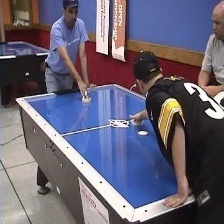
#> input picture Test/air hockey/1.jpg, 224 x 224 px
$ python preprocess.py 'Test/air hockey' 'Test/air hockey/1.jpg'
#> lines starting #> are read from the running program, lines starting #| are printed output that depends on the picture
import os
import sys
from PIL import Image

def preprocess_image(path):
    img = Image.open(path).convert("L")
    img = img.resize((28, 28))
    pixels = [float(p) / 255.0 for p in img.getdata()]
    return pixels

def find_images_recursively(root_folder):
#> called with root_folder = 'Test/air hockey'
    valid_exts = (".jpg", ".jpeg", ".png", ".bmp", ".tif", ".tiff")
    image_paths = []
    for root, _, files in os.walk(root_folder):
        for file in files:
            if file.lower().endswith(valid_exts):
                image_paths.append(os.path.join(root, file))
    return image_paths

if __name__ == "__main__":
    if len(sys.argv) < 3:
        print("Usage: python preprocess.py <dataset_folder> <output_name>")
        sys.exit(1)

    dataset_folder = sys.argv[1]
    name = sys.argv[2]
    image_paths = find_images_recursively(dataset_folder)

    if not image_paths:
        print("No images found.")
        sys.exit(1)

    # Ensure the 'pixels' folder exists
    os.makedirs("pixels", exist_ok=True)

    output_path = os.path.join("pixels", name + ".txt")

    with open(output_path, "w") as out_file:
        for path in image_paths:
            try:
                pixels = preprocess_image(path)
#> in preprocess_image, `img = Image.open(path).convert("L")`:
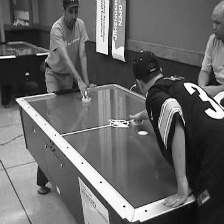
#> img: PIL image 224x224 L; min 1, max 255, mean 102.1
#> in preprocess_image, `img = img.resize((28, 28))`:
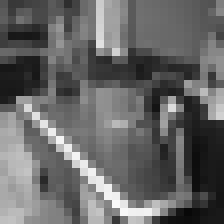
#> img: PIL image 28x28 L (shown 8 times larger); min 8, max 249, mean 102.2
#> in preprocess_image, `pixels = [float(p) / 255.0 for p in img.getdata()]`: pixels = 784 values, max 0.976 at index 714, min 0.0314 at index 751, mean 0.401
                if len(pixels) != 784:
                    raise ValueError("Invalid pixel count")
                out_file.write(",".join(map(str, pixels)) + "\n")
            except Exception as e:
                print(f"Error processing {path}: {e}")
#> pass 2 of the loop `for path in image_paths:`:
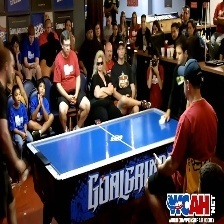
#> input picture Test/air hockey/2.jpg, 224 x 224 px
#> in preprocess_image (call 2), `img = Image.open(path).convert("L")`:
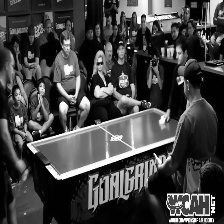
#> img: PIL image 224x224 L; min 0, max 255, mean 67.7
#> in preprocess_image (call 2), `img = img.resize((28, 28))`:
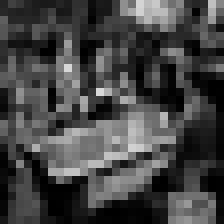
#> img: PIL image 28x28 L (shown 8 times larger); min 0, max 216, mean 67.9
#> in preprocess_image (call 2), `pixels = [float(p) / 255.0 for p in img.getdata()]`: pixels = 784 values, max 0.847 at index 320, min 0 at index 173, mean 0.266
